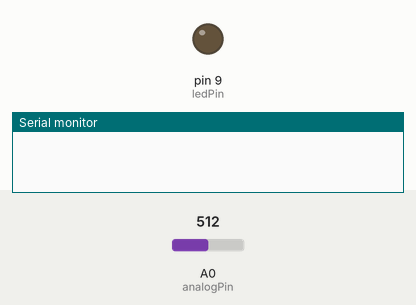
Simulated run of this sketch. Board: Arduino Uno, built with avr-gcc and run on an emulated ATmega328P. Parts: output pins drawn as LEDs (lit = HIGH), the last lines printed to the serial monitor. Dashed ring = blinking. The test bench sets the inputs (shaded band); at power-on: A0 (analogPin) = 512.

Above: at 1.1 s.
At 2.9 s:
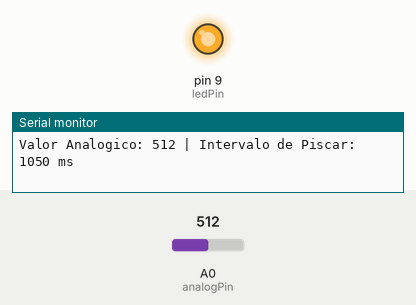
3.0 s: A0 (analogPin) set to 122
6.5 s: A0 (analogPin) set to 0
At 6.96 s:
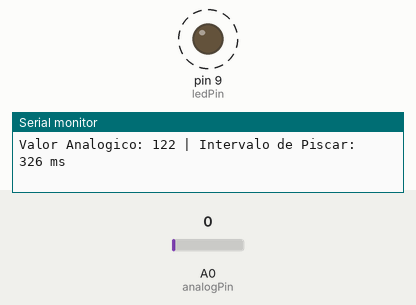
Timing chart, 0 to 16.0 s (numbered marks = the images above; inputs shaded):
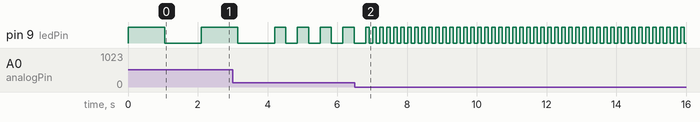

The sketch:

atv10.ino
```cpp
// 10- Faça um led que piscará com um intervalo
//  correspondente a leitura de uma porta analógica.

int analogPin = A0;  // Pino da entrada analógica
int ledPin = 9;      // Pino do LED
int valorAnalogico = 0;  // Variável para armazenar o valor lido da porta analógica
int intervalo = 0;       // Tempo de delay baseado na leitura da porta analógica

void setup() {
  pinMode(ledPin, OUTPUT);  // Configura o pino do LED como saída
  Serial.begin(9600);       // Inicializa a comunicação serial (opcional)
}

void loop() {
  // Lê o valor da entrada analógica (0 a 1023)
  valorAnalogico = analogRead(analogPin);

  // Mapeia o valor lido (0-1023) para um intervalo de tempo adequado (100ms a 2000ms)
  intervalo = map(valorAnalogico, 0, 1023, 100, 2000);

  // Acende o LED
  digitalWrite(ledPin, HIGH);
  delay(intervalo); // Mantém o LED ligado pelo tempo calculado

  // Apaga o LED
  digitalWrite(ledPin, LOW);
  delay(intervalo); // Mantém o LED desligado pelo tempo calculado

  // Imprime os valores no monitor serial
  Serial.print("Valor Analogico: ");
  Serial.print(valorAnalogico);
  Serial.print(" | Intervalo de Piscar: ");
  Serial.print(intervalo);
  Serial.println(" ms");
}
```

Measured:
- after the input at 6.5 s, pin 9 (ledPin): alternates HIGH for 0.10 s and LOW for 0.10 s, starting after 0.41 s
- by itself, pin 9 (ledPin): repeats every 0.65 s: HIGH 0.33 s, LOW 0.33 s
